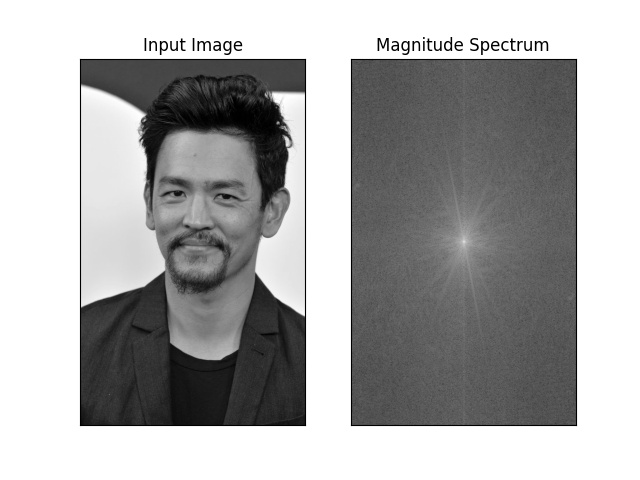
#> input picture others/dft/raw_ff_4.jpg, 640 x 480 px
$ python DFT_IDFT.py
#> lines starting #> are read from the running program, lines starting #| are printed output that depends on the picture
import cv2 as cv
import numpy as np
from matplotlib import pyplot as plt
import math

name = input('picture name: ')
#> the answer given: others/dft/raw_ff_4.jpg
print('if you need idft, please replace pos with your light pots position list in the code!')
need_idft = (input('need idft? :(y/n): ') == 'y')
#> the answer given: y


# 添加规律噪声
img = cv.imread(name, cv.IMREAD_COLOR)
#> img is the input picture: shape (480, 640, 3); min 0, max 255, mean 170.7
m = img.shape[0]
#> m = 480
n = img.shape[1]
#> n = 640
cv.imwrite('../../processed/4_raw_color.jpg', img)
for k in range(3):
    for i in range(m):
        for j in range(n):
            new_pixel = img[i][j][k] + 20*math.sin(20*i)+20*math.sin(20*j)
            if new_pixel > 255:
                new_pixel = 255
            elif new_pixel < 0:
                new_pixel = 0
            img[i][j][k] = new_pixel
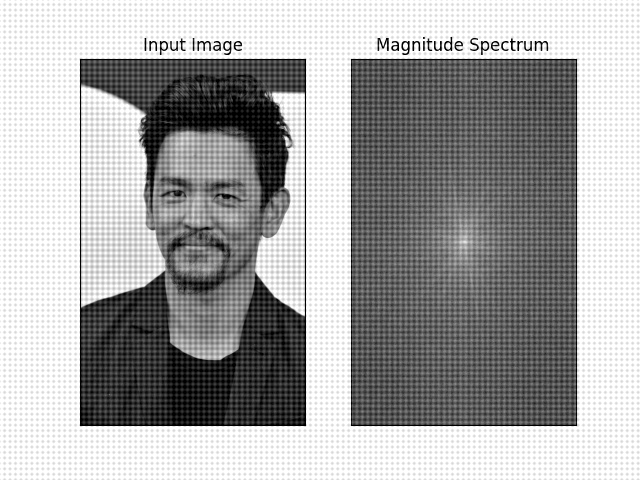
#> img: shape (480, 640, 3); min 0, max 255, mean 166.8

f = np.fft.fft2(img)
f_shift = np.fft.fftshift(f)
ms = 20*np.log(np.abs(f_shift))
#> ms: shape (480, 640, 3) float64; 66.67% of the values are NaN or infinite; the others: min -686.2, max 262, mean 126.8

# 展示频谱图
plt.subplot(121)
plt.imshow(img, cmap='gray')
plt.title('Input Image')
plt.xticks([]), plt.yticks([])
plt.subplot(122)
plt.imshow(ms, cmap='gray')
plt.title('Magnitude Spectrum')
plt.xticks([]), plt.yticks([])

plt.savefig('mag_'+name)
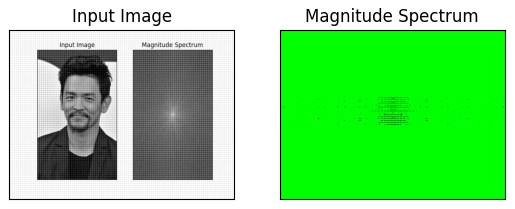
#> figure drawn by matplotlib, 2 panels
plt.show()

if need_idft:
    radius = 10
    pos = list()
    '''
    replace pos with your light pots' position list
    '''

    # 去除亮斑，置为0
    for i in range(len(pos)):
        for k1 in range(radius):
            for k2 in range(radius):
                f_shift[k1+pos[0]-radius//2][k2+pos[1]-radius//2] = 0 # 去除亮斑

    f_processed = np.fft.ifftshift(f_shift)
    img_processed = np.fft.ifft2(f_processed) # 回复原图像
    cv.imshow('idft_'+name, img_processed)

$ run again, on others/dft/g_ff_5.jpg
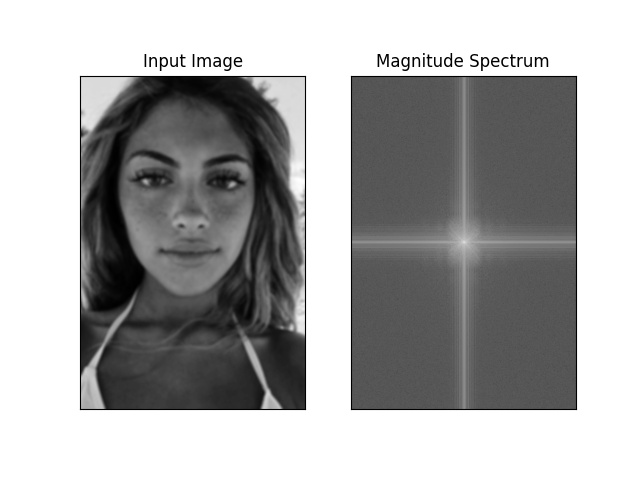
#> input picture others/dft/g_ff_5.jpg, 640 x 480 px
#> img is the input picture: shape (480, 640, 3); min 0, max 255, mean 170.3
#> after the loop `for k in range(3):`:
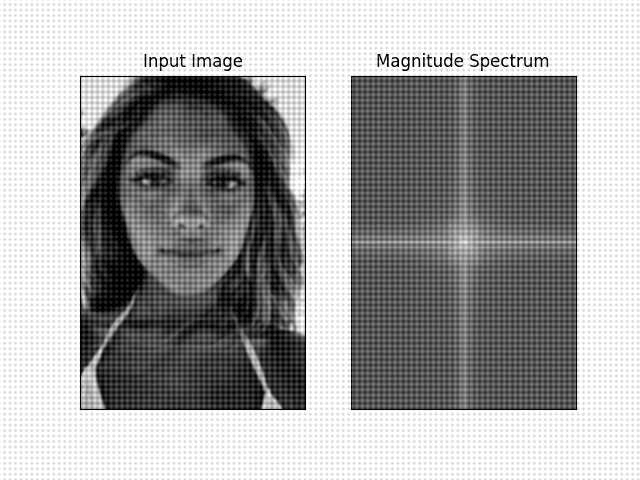
#> img: shape (480, 640, 3); min 0, max 255, mean 166.1
#> ms: shape (480, 640, 3) float64; 66.67% of the values are NaN or infinite; the others: min -665.4, max 262, mean 121.2
#> `plt.savefig('mag_'+name)`:
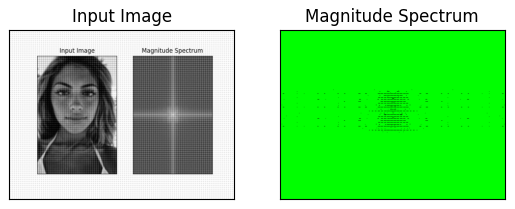
#> figure drawn by matplotlib, 2 panels
